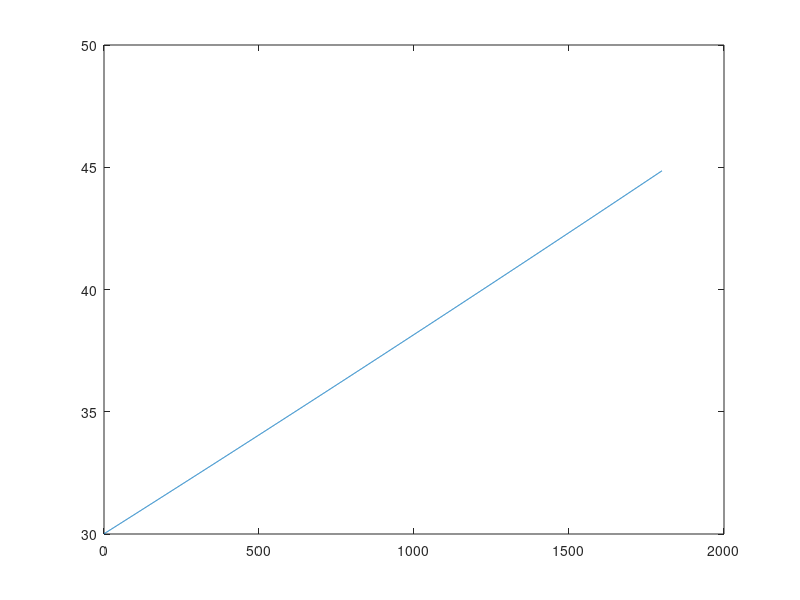

Here is the MATLAB script that generated this plot:

%Testing Parameters:
current = 65; %Amps(A)
initialTemp = 30; %C
crossSectionalArea = 52 * 0.01; %cm^2 [mm^2 -> cm^2] %%THIS IS THE VALUE YOU WANT TO CHANGE TO TEST DIFFERENT CROSS SECTIONS
time = 1800; %seconds 

%Material Specs: Copper
density = 8.93; %g/cm^3
specificHeatCapacity = 0.385; %J/g*C
resistivity = 1.70E-06; %ohm-cm at 20 C
tempCoefficientResistivity = 0.0039;
initialResistivity = resistivity*(1 + tempCoefficientResistivity*(initialTemp-20)); %Resistivity at Initial Temperature

%Variables Initialized
busbarTemp = initialTemp;
busbarTempData = [];
tempChange = 0;
totalTime = 0:time;

for t = 0:time 

    tempChange = (current^2*initialResistivity)/(density*crossSectionalArea^2*specificHeatCapacity);
    busbarTemp = busbarTemp + tempChange;
    initialResistivity = resistivity*(1 + tempCoefficientResistivity*(busbarTemp-20));
    busbarTempData(t+1) = busbarTemp;

end

busbarTempData = transpose(busbarTempData); 
busbarMaxTemp = busbarTempData(end-1);

plot(totalTime,busbarTempData);

%busbarMaxTemp is the maximum temperature the busbar will reach according to
%your parameters
